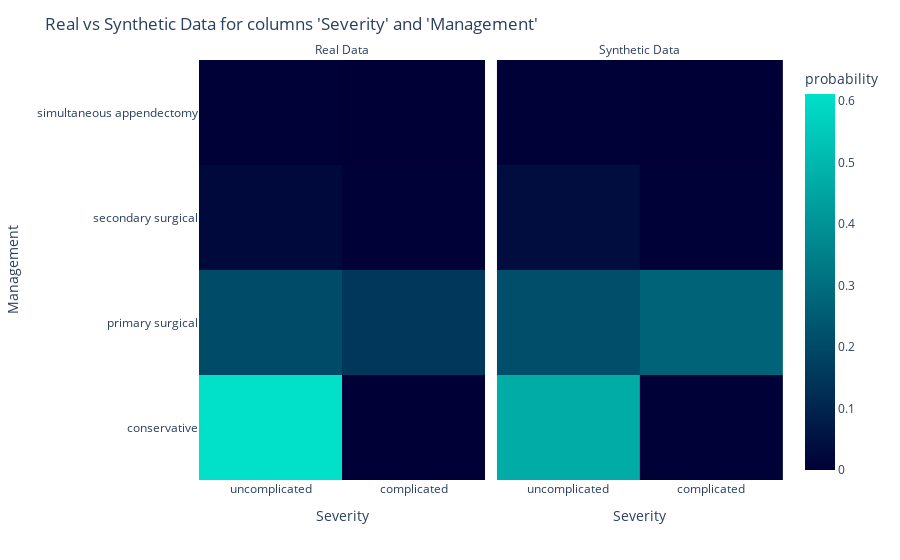

Notebook code cell kept with this figure:
### Code cell
# plot two variables:
from sdv.evaluation.single_table import get_column_pair_plot

fig = get_column_pair_plot(
    real_data=rpad_df,
    synthetic_data=new_data,
    column_names=['Severity', 'Management'],
    metadata=metadata)
    
fig.show()
#fig.write_image(file = 'Severity_Management_custom_c_ep1000_dsteps5.png')

### Figure 1 — Plotly figure (JSON) as saved in the notebook; plotly's stock layout.template omitted (floating-point values rounded to 4 significant figures; data arrays with more than 128 entries replaced by an {"elided": "..."} marker saying what was removed)
{"data": [{"coloraxis": "coloraxis", "histnorm": "probability", "hovertemplate": "Data=Real<br>Severity=%{x}<br>Management=%{y}<br>probability=%{z}<extra></extra>", "name": "", "type": "histogram2d", "x": {"elided": "729 str values"}, "xaxis": "x", "xbingroup": "x", "y": {"elided": "729 str values"}, "yaxis": "y", "ybingroup": "y"}, {"coloraxis": "coloraxis", "histnorm": "probability", "hovertemplate": "Data=Synthetic<br>Severity=%{x}<br>Management=%{y}<br>probability=%{z}<extra></extra>", "name": "", "type": "histogram2d", "x": {"elided": "1000 str values"}, "xaxis": "x2", "xbingroup": "x", "y": {"elided": "1000 str values"}, "yaxis": "y2", "ybingroup": "y"}], "layout": {"annotations": [{"font": {}, "showarrow": false, "text": "Real Data", "x": 0.245, "xanchor": "center", "xref": "paper", "y": 1, "yanchor": "bottom", "yref": "paper"}, {"font": {}, "showarrow": false, "text": "Synthetic Data", "x": 0.755, "xanchor": "center", "xref": "paper", "y": 1, "yanchor": "bottom", "yref": "paper"}], "coloraxis": {"colorbar": {"title": {"text": "probability"}}, "colorscale": [[0, "#000036"], [1, "#01E0C9"]]}, "legend": {"tracegroupgap": 0}, "margin": {"t": 60}, "title": {"text": "Real vs Synthetic Data for columns 'Severity' and 'Management'"}, "xaxis": {"anchor": "y", "domain": [0, 0.49], "title": {"text": "Severity"}}, "xaxis2": {"anchor": "y2", "domain": [0.51, 1], "matches": "x", "title": {"text": "Severity"}}, "yaxis": {"anchor": "x", "domain": [0, 1], "title": {"text": "Management"}}, "yaxis2": {"anchor": "x2", "domain": [0, 1], "matches": "y", "showticklabels": false}}}
